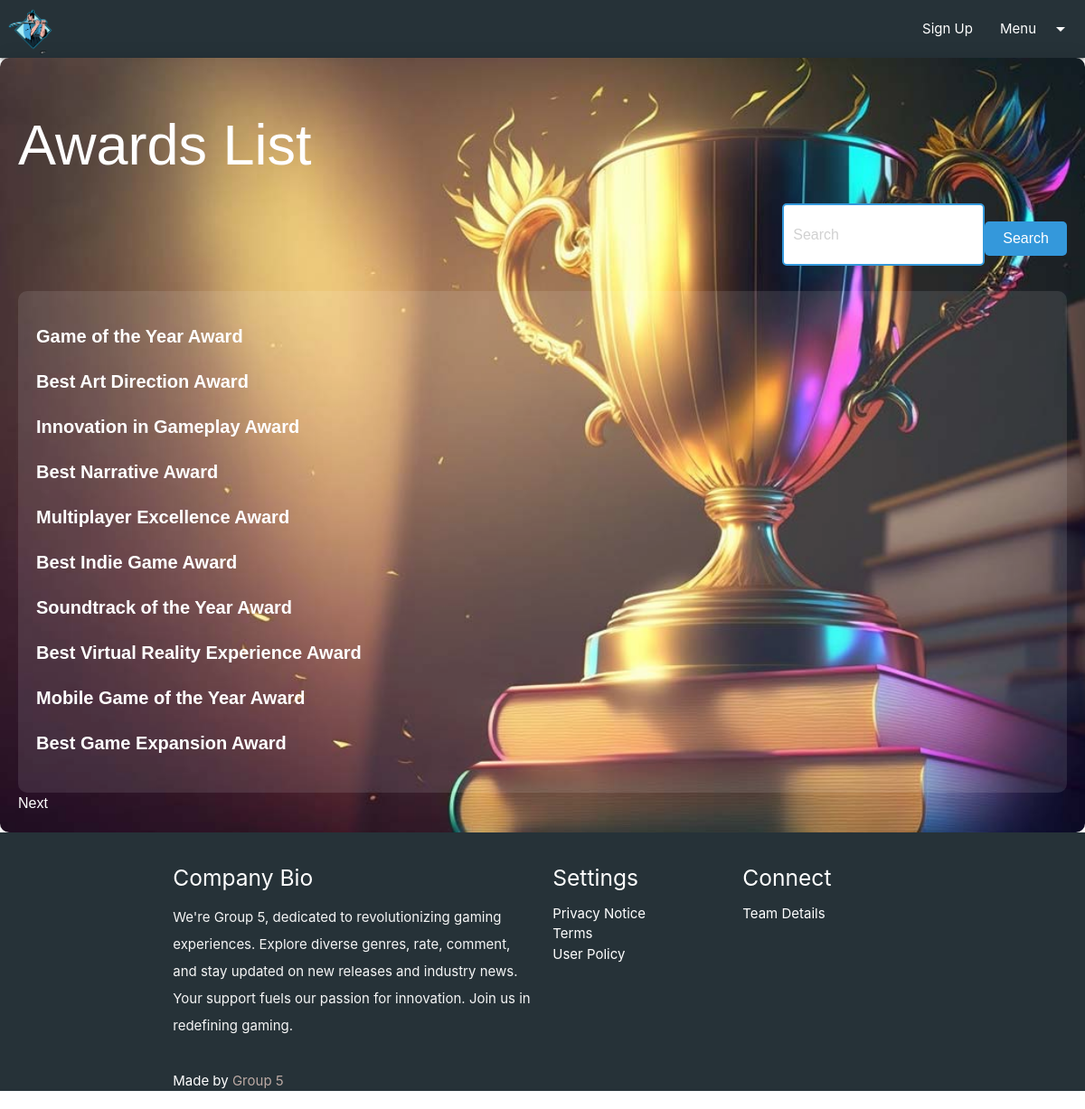
Screenshot of /awards_list/ with the database file from the repository.
### iadsapp/models.py (models this page shows, shortened)
class Award(models.Model):
    award_name = models.CharField(max_length=100, unique=True)
    award_date = models.DateField(default=date.today)  # Set default value to today's date
    award_description = models.TextField(default='')
    game_name = models.CharField(max_length=100, default='')  # Remove unique constraint
    game_name = models.CharField(max_length=100, unique=True, default='')

### iadsapp/views.py (the view)
# urls.py: path('awards_list/', views.awards_list, name='awards_list'),
def awards_list(request):
    query = request.GET.get('search', '')
    awards = Award.objects.filter(award_name__icontains=query)
    paginator = Paginator(awards, 10)  # Show 10 awards per page
    page_number = request.GET.get('page')
    page_obj = paginator.get_page(page_number)
    total_awards_count = Award.objects.all().count()
    return render(request, 'awards_list.html', {
        'awards': page_obj,
        'total_awards_count': total_awards_count,
        'query': query,
    })

### iadsapp/templates/awards_list.html (shortened to what this page needs)
{% extends 'base.html' %}
{% load static %}
{% block content %}
<div style="max-width: 100%; padding: 20px; border-radius: 10px; box-shadow: 0px 0px 20px rgba(0, 0, 0, 0.1); background: url('{% static 'awards2.jpg' %}') no-repeat center center / cover; color: #FFFFFF;">
    <h1 style="text-align: left; font-family: 'Arial', sans-serif; margin-bottom: 30px;">Awards List</h1>
    <div style="display: flex; justify-content: flex-end; margin-bottom: 20px;">
        <form method="GET" action="{% url 'awards_list' %}" style="display: flex; align-items: center;">
            <input type="text" name="search" placeholder="Search" style="width: 200px; padding: 10px; border: 2px solid #3498db; border-radius: 5px; font-size: 16px; font-family: 'Arial', sans-serif; background-color: #FFFFFF; color: #333333;">
            <button type="submit" style="background-color: #3498db; color: #FFFFFF; border: none; padding: 10px 20px; border-radius: 5px; cursor: pointer; font-size: 16px; font-family: 'Arial', sans-serif;">Search</button>
        </form>
    </div>
    <div style="background-color: rgba(255, 255, 255, 0.1); border-radius: 10px; padding: 20px; text-align: left;">
        <ul style="list-style-type: none; padding: 0;">
            {% for award in awards %}
                <li style="margin-bottom: 20px;">
                    <a href="{% url 'award_detail' award_id=award.id %}" style="text-decoration: none; color: #FFFFFF; font-size: 20px; font-weight: bold; font-family: 'Arial', sans-serif;">{{ award.award_name }}</a>
                </li>
            {% endfor %}
        </ul>
    </div>
    <div style="text-align: left;">
        {% if awards.has_next %}
            <a href="?page={{ awards.next_page_number }}" style="text-decoration: none; color: #FFFFFF; font-size: 16px; font-family: 'Arial', sans-serif;">Next</a>
        {% endif %}
    </div>
</div>
{% endblock %}

### rows the page displays
Award: award_name "Game of the Year Award"
Award: award_name "Best Art Direction Award"
Award: award_name "Innovation in Gameplay Award"
Award: award_name "Best Narrative Award"
Award: award_name "Multiplayer Excellence Award"
Award: award_name "Best Indie Game Award"
Award: award_name "Soundtrack of the Year Award"
Award: award_name "Best Virtual Reality Experience Award"
Award: award_name "Mobile Game of the Year Award"
Award: award_name "Best Game Expansion Award"
